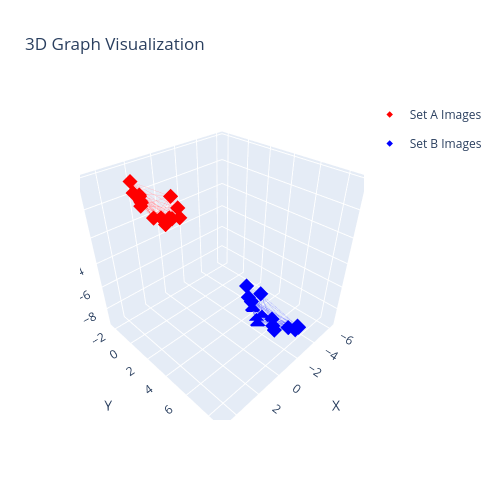

Notebook source saved alongside this figure:
### Code cell
# Plat example from training data prediction
import utils.vis
# visualize the original data
utils.vis.plot_3D_graph(graph_a, graph_b)

### Figure 1 — Plotly figure (JSON) as saved in the notebook; plotly's stock layout.template omitted (floating-point values rounded to 4 significant figures; data arrays with more than 128 entries replaced by an {"elided": "..."} marker saying what was removed)
{"data": [{"hovertemplate": "%{x:.2f}, %{y:.2f}, %{z:.2f}<extra></extra>", "legendgroup": "groupA", "marker": {"color": "red", "opacity": 1.0, "size": 5, "symbol": "diamond"}, "mode": "markers", "name": "Set A Images", "showlegend": true, "x": [-0.7221, 3.309, 1.295, 0.4064, 2.701, -0.8193, 3.459, 2.303, 2.413, -0.2181, 1.633, 3.124, 2.708, 0.5523, 3.46], "y": [-1.162, 0.04642, -0.3722, -0.3864, -0.3182, -1.993, 0.1433, 0.2932, -0.7801, -0.3687, 0.5303, 0.3855, -0.2067, -0.4763, 0.904], "z": [-1.498, 1.386, -1.184, -1.599, 0.1976, -0.9369, 2.166, -0.5408, 0.5853, -1.767, -1.172, 0.9443, 0.4801, -1.514, 1.607], "type": "scatter3d", "scene": "scene"}, {"hovertemplate": "%{x:.2f}, %{y:.2f}, %{z:.2f}<extra></extra>", "legendgroup": "groupB", "marker": {"color": "blue", "opacity": 1.0, "size": 5, "symbol": "diamond"}, "mode": "markers", "name": "Set B Images", "showlegend": true, "x": [-2.822, -3.871, -3.147, -3.636, -3.159, -3.93, -2.772, -2.456, -3.393, -4.415, -2.636, -3.372, -2.308, -4.835, -3.057], "y": [4.757, 3.291, 7.371, 5.58, 8.085, 2.908, 8.397, 5.176, 3.855, 2.265, 6.578, 4.828, 8.439, 3.416, 6.115], "z": [-9.58, -9.259, -8.711, -9.441, -8.069, -9.096, -7.692, -9.53, -9.481, -8.586, -9.163, -9.561, -7.559, -8.966, -9.354], "type": "scatter3d", "scene": "scene"}, {"hoverinfo": "skip", "line": {"color": "rgba(255,0,0,0.6)", "width": 1}, "mode": "lines", "opacity": 0.3, "showlegend": false, "x": {"elided": "249 float values"}, "y": {"elided": "249 float values"}, "z": {"elided": "249 float values"}, "type": "scatter3d", "scene": "scene"}, {"hoverinfo": "skip", "line": {"color": "rgba(0,0,255,0.6)", "width": 1}, "mode": "lines", "opacity": 0.3, "showlegend": false, "x": {"elided": "303 float values"}, "y": {"elided": "303 float values"}, "z": {"elided": "303 float values"}, "type": "scatter3d", "scene": "scene"}], "layout": {"scene": {"domain": {"x": [0.0, 1.0], "y": [0.0, 1.0]}, "xaxis": {"title": {"text": "X"}, "range": [-6.56, 5.185]}, "yaxis": {"title": {"text": "Y"}, "range": [-2.649, 9.096]}, "zaxis": {"title": {"text": "Z"}, "range": [-9.58, 2.166]}, "aspectmode": "cube"}, "title": {"text": "3D Graph Visualization"}, "width": 500, "height": 500}}
